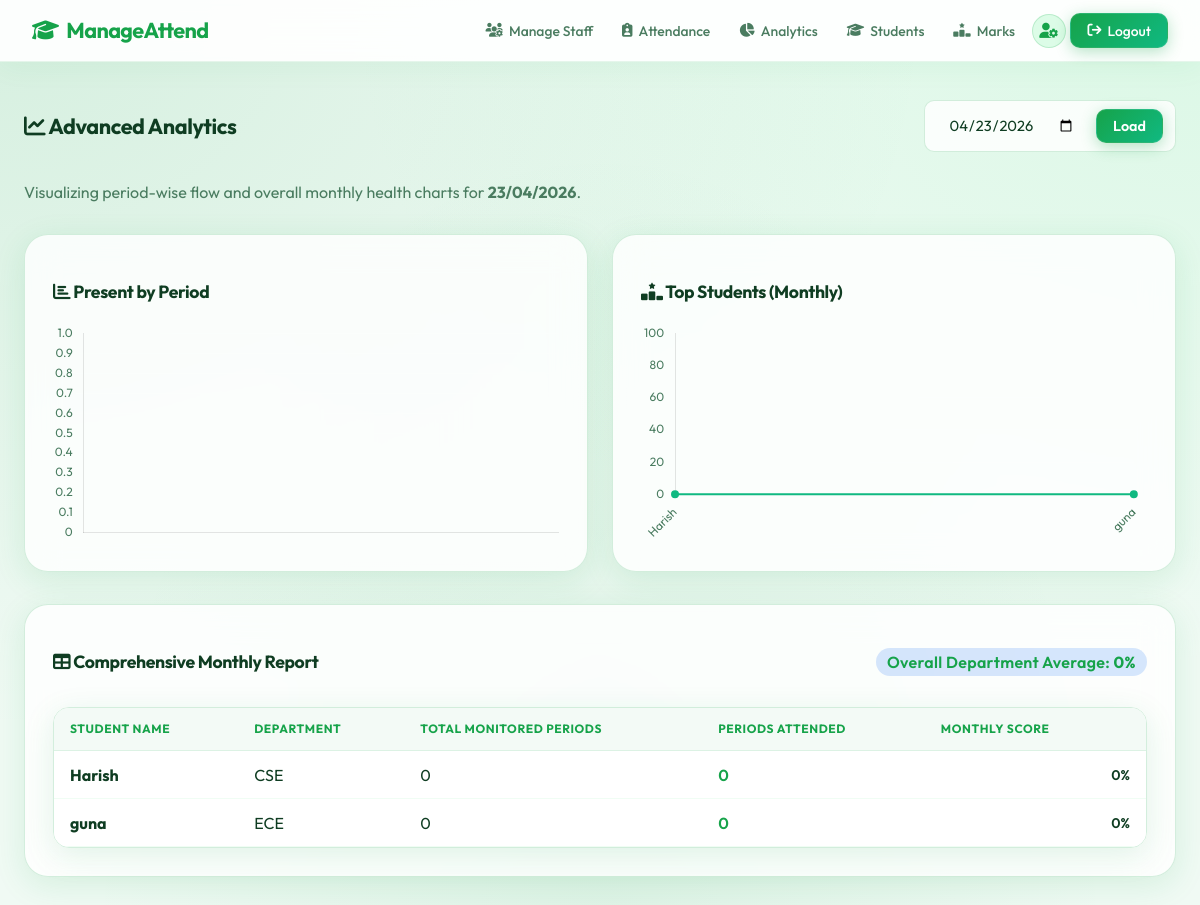
Screenshot of /analytics (signed in) with the database file from the repository.
### models.py (models this page shows)
class Student(db.Model):
    __tablename__ = 'students'
    id = db.Column(db.Integer, primary_key=True)
    name = db.Column(db.String(120), nullable=False)
    department = db.Column(db.String(80), nullable=False)
    year = db.Column(db.Integer, nullable=False)
    attendances = db.relationship('Attendance', backref='student', lazy=True, cascade='all, delete-orphan')

### app.py (the view)
@app.route('/analytics')
@login_required
def analytics():
    if current_user.role not in ['master_admin', 'staff']:
        return redirect(url_for('index'))
    date_str = request.args.get('date', datetime.today().strftime('%Y-%m-%d'))
    try:
        report_date = datetime.strptime(date_str, '%Y-%m-%d').date()
    except (ValueError, TypeError):
        report_date = datetime.today().date()
    period_stats = db.session.query(
        Attendance.period, func.count(Attendance.id).label('total_present')
    ).filter(
        Attendance.date == report_date,
        Attendance.status == True
    ).group_by(Attendance.period).order_by(Attendance.period).all()
    period_labels = [f"Period {p[0]}" for p in period_stats]
    period_data = [p[1] for p in period_stats]
    current_month = report_date.month
    current_year = report_date.year
    total_monthly_marked = Attendance.query.filter(
        extract('month', Attendance.date) == current_month,
        extract('year', Attendance.date) == current_year
    ).count()
    total_monthly_present = Attendance.query.filter(
        extract('month', Attendance.date) == current_month,
        extract('year', Attendance.date) == current_year,
        Attendance.status == True
    ).count()
    overall_monthly_percentage = 0
    if total_monthly_marked > 0:
        overall_monthly_percentage = round((total_monthly_present / total_monthly_marked) * 100, 2)
    students = Student.query.all()
    monthly_student_stats = []
    for s in students:
        s_total = Attendance.query.filter_by(student_id=s.id).filter(
            extract('month', Attendance.date) == current_month,
            extract('year', Attendance.date) == current_year
        ).count()
        s_present = Attendance.query.filter_by(student_id=s.id, status=True).filter(
            extract('month', Attendance.date) == current_month,
            extract('year', Attendance.date) == current_year
        ).count()
        pct = round((s_present / s_total) * 100, 2) if s_total > 0 else 0
        monthly_student_stats.append({
            'name': s.name,
            'department': s.department,
            'total_periods': s_total,
            'present_periods': s_present,
            'percentage': pct
        })
    top_students = sorted(monthly_student_stats, key=lambda x: x['percentage'], reverse=True)[:10]
    student_labels = [s['name'] for s in top_students]
    student_data = [s['percentage'] for s in top_students]
    return render_template('analytics.html',
                           report_date=report_date,
                           period_labels=period_labels,
                           period_data=period_data,
                           overall_monthly_percentage=overall_monthly_percentage,
                           monthly_student_stats=monthly_student_stats,
                           student_labels=student_labels,
                           student_data=student_data)

### app.py (called while the page is built)
@login_manager.user_loader
def load_user(user_id):
    return User.query.get(int(user_id))

### templates/analytics.html (shortened to what this page needs)
{% extends 'base.html' %}
{% block content %}
<div class="flex-between">
    <h2><i class="fa-solid fa-chart-line"></i> Advanced Analytics</h2>
    <form method="GET" action="{{ url_for('analytics') }}"
          style="display:flex; gap:0.6rem; align-items:center; flex-wrap:wrap;
                 background:var(--glass-bg); padding:0.5rem 0.75rem;
                 border-radius:10px; border:1px solid var(--glass-border);">
        <input type="date" name="date" class="form-control"
               value="{{ report_date.strftime('%Y-%m-%d') }}"
               style="width:auto; padding:0.4rem 0.7rem; border:none; background:transparent; min-width:130px;">
        <button type="submit" class="btn btn-primary" style="padding:0.45rem 1rem;">Load</button>
    </form>
</div>
<p style="color: var(--text-secondary); margin-bottom: 2rem;">Visualizing period-wise flow and overall monthly health charts for <strong>{{ report_date.strftime('%d/%m/%Y') }}</strong>.</p>
<div class="grid grid-cols-2" style="margin-bottom: 2rem;">
    <div class="glass-panel">
        <h3 style="margin-bottom: 1.2rem;"><i class="fa-solid fa-chart-bar"></i> Present by Period</h3>
        <canvas id="periodChart" style="max-height:220px;"></canvas>
    </div>
    <div class="glass-panel">
        <h3 style="margin-bottom: 1.2rem;"><i class="fa-solid fa-ranking-star"></i> Top Students (Monthly)</h3>
        <canvas id="studentChart" style="max-height:220px;"></canvas>
    </div>
</div>
<div class="glass-panel" style="margin-bottom: 2rem;">
    <div class="flex-between" style="margin-bottom: 1rem;">
        <h3><i class="fa-solid fa-table"></i> Comprehensive Monthly Report</h3>
        <span class="badge" style="background: rgba(59,130,246,0.2); color: var(--accent-color); font-size: 1rem;">
            Overall Department Average: <strong>{{ overall_monthly_percentage }}%</strong>
        </span>
    </div>
    <div class="table-container">
        <table>
            <thead>
                <tr>
                    <th>Student Name</th>
                    <th>Department</th>
                    <th>Total Monitored Periods</th>
                    <th>Periods Attended</th>
                    <th>Monthly Score</th>
                </tr>
            </thead>
            <tbody>
                {% for stat in monthly_student_stats %}
                <tr>
                    <td><strong>{{ stat.name }}</strong></td>
                    <td>{{ stat.department }}</td>
                    <td>{{ stat.total_periods }}</td>
                    <td style="color: var(--success); font-weight: 600;">{{ stat.present_periods }}</td>
                    <td>
                        <div style="display: flex; align-items: center; gap: 0.5rem;">
                            <div style="flex-grow: 1; height: 8px; background: rgba(255,255,255,0.1); border-radius: 4px; overflow: hidden; min-width: 100px;">
                            </div>
                            <span style="font-weight: 600; font-size: 0.875rem;">{{ stat.percentage }}%</span>
                        </div>
                    </td>
                </tr>
                {% else %}
                <tr>
                    <td colspan="5" style="text-align: center; color: var(--text-secondary);">No data calculated.</td>
                </tr>
                {% endfor %}
            </tbody>
        </table>
    </div>
</div>
<script>
    Chart.defaults.color = '#4a7c60';
    Chart.defaults.font.family = "'Outfit', sans-serif";
    // Data injected from Flask
    const periodLabels = {{ period_labels | safe }};
    const periodData = {{ period_data | safe }};
    const studentLabels = {{ student_labels | safe }};
    const studentData = {{ student_data | safe }};
    // Initialize Period Bar Chart
    const ctxPeriod = document.getElementById('periodChart').getContext('2d');
    new Chart(ctxPeriod, {
        type: 'bar',
        data: {
            labels: periodLabels,
            datasets: [{
                label: 'Total Present',
                data: periodData,
                backgroundColor: 'rgba(59, 130, 246, 0.7)',
                borderColor: 'rgb(59, 130, 246)',
                borderWidth: 1,
                borderRadius: 4
            }]
        },
        options: {
            responsive: true,
            scales: {
                y: { beginAtZero: true, grid: { color: 'rgba(255, 255, 255, 0.05)' } },
                x: { grid: { display: false } }
            },
            plugins: {
                legend: { display: false }
            }
        }
    });
    // Initialize Student Top Monthly Percentage Chart
    const ctxStudent = document.getElementById('studentChart').getContext('2d');
    new Chart(ctxStudent, {
        type: 'line',
        data: {
            labels: studentLabels,
            datasets: [{
                label: 'Monthly %',
                data: studentData,
                backgroundColor: 'rgba(16, 185, 129, 0.2)',
                borderColor: 'rgb(16, 185, 129)',
                borderWidth: 2,
                pointBackgroundColor: 'rgb(16, 185, 129)',
                fill: true,
                tension: 0.4
            }]
        },
        options: {
            responsive: true,
            scales: {
                y: { beginAtZero: true, max: 100, grid: { color: 'rgba(255, 255, 255, 0.05)' } },
                x: { grid: { display: false }, ticks: { maxRotation: 45, minRotation: 45 } }
            },
            plugins: {
                legend: { display: false }
            }
        }
    });
</script>
{% endblock %}

### static/css/style.css (style rules this page uses)
:root { --bg-color: #f0faf4; --text-primary: #0f3d22; --text-secondary: #4a7c60; --accent-color: #16a34a; --accent-hover: #15803d; --accent-light: #dcfce7; --accent-glow: rgba(22, 163, 74, 0.25); --glass-bg: rgba(255, 255, 255, 0.82); --glass-border: rgba(22, 163, 74, 0.18); --card-shadow: 0 8px 32px rgba(22, 163, 74, 0.12); --navbar-bg: rgba(255, 255, 255, 0.92); --navbar-h: 62px; --success: #16a34a; --danger: #dc2626; --warning: #d97706; --radius-sm: 10px; --radius-md: 16px; --radius-lg: 24px; }
*, *::before, *::after { box-sizing: border-box; }
html { scroll-behavior: smooth; }
body { font-family: 'Outfit', sans-serif; background-color: var(--bg-color); background-image: radial-gradient(at 0% 0%, rgba(22,163,74,.12) 0px, transparent 55%), radial-gradient(at 100% 0%, rgba(134,239,172,.2) 0px, transparent 50%), radial-gradient(at 50% 100%, rgba(22,163,74,.08) 0px, transparent 60%); color: var(--text-primary); margin: 0; min-height: 100vh; display: flex; flex-direction: column; -webkit-font-smoothing: antialiased; }
.glass-panel { background: var(--glass-bg); backdrop-filter: blur(16px); -webkit-backdrop-filter: blur(16px); border: 1px solid var(--glass-border); border-radius: var(--radius-lg); box-shadow: var(--card-shadow); padding: 1.75rem; }
.form-control::placeholder { color: #a7c3b0; }
.btn { padding: 0.65rem 1.4rem; border-radius: 10px; border: none; font-family: 'Outfit', sans-serif; font-weight: 600; font-size: 0.9rem; cursor: pointer; transition: all 0.22s ease; text-decoration: none; display: inline-flex; justify-content: center; align-items: center; gap: 0.45rem; white-space: nowrap; }
.btn-primary { background: linear-gradient(135deg, #16a34a, #10b981); color: #ffffff !important; box-shadow: 0 4px 15px rgba(22, 163, 74, 0.3); border: 1px solid rgba(255,255,255,0.1); }
.form-control { width: 100%; padding: 0.7rem 1rem; background: #ffffff; border: 1.5px solid #d1fae5; border-radius: 10px; color: var(--text-primary); font-family: inherit; font-size: 0.92rem; transition: all 0.22s ease; box-sizing: border-box; }
.table-container { overflow-x: auto; -webkit-overflow-scrolling: touch; border-radius: var(--radius-md); border: 1px solid var(--glass-border); margin-top: 1rem; box-shadow: var(--card-shadow); }
table { width: 100%; border-collapse: collapse; background: #ffffff; min-width: 480px; }
th, td { padding: 0.85rem 1rem; text-align: left; border-bottom: 1px solid #f0fdf4; }
th { background: rgba(22,163,74,0.05); font-weight: 700; color: var(--accent-color); font-size: 0.75rem; text-transform: uppercase; letter-spacing: 0.05em; border-bottom: 1px solid rgba(22,163,74,0.1); white-space: nowrap; }
thead tr th:first-child { border-top-left-radius: var(--radius-sm); }
thead tr th:last-child { border-top-right-radius: var(--radius-sm); }
.badge { padding: 0.25rem 0.7rem; border-radius: 9999px; font-size: 0.76rem; font-weight: 600; letter-spacing: 0.02em; white-space: nowrap; }
.grid { display: grid; gap: 1.5rem; }
.grid-cols-2 { grid-template-columns: repeat(2, 1fr); }
.flex-between { display: flex; justify-content: space-between; align-items: center; margin-bottom: 1.5rem; flex-wrap: wrap; gap: 0.75rem; }
h1, h2, h3 { font-weight: 700; letter-spacing: -0.02em; color: var(--text-primary); }
h2 { font-size: 1.35rem; }
h3 { font-size: 1.1rem; }

### rows the page displays
Student: name "Harish", department "CSE", total_periods "0", present_periods "0", percentage "0"
Student: name "guna", department "ECE", total_periods "0", present_periods "0", percentage "0"

### other values shown
{{ report_date.strftime('%d/%m/%Y') }} "23/04/2026"
{{ overall_monthly_percentage }} "0"
chart data {{ student_labels | safe }} ['Harish', 'guna']
chart data {{ student_data | safe }} [0, 0]
